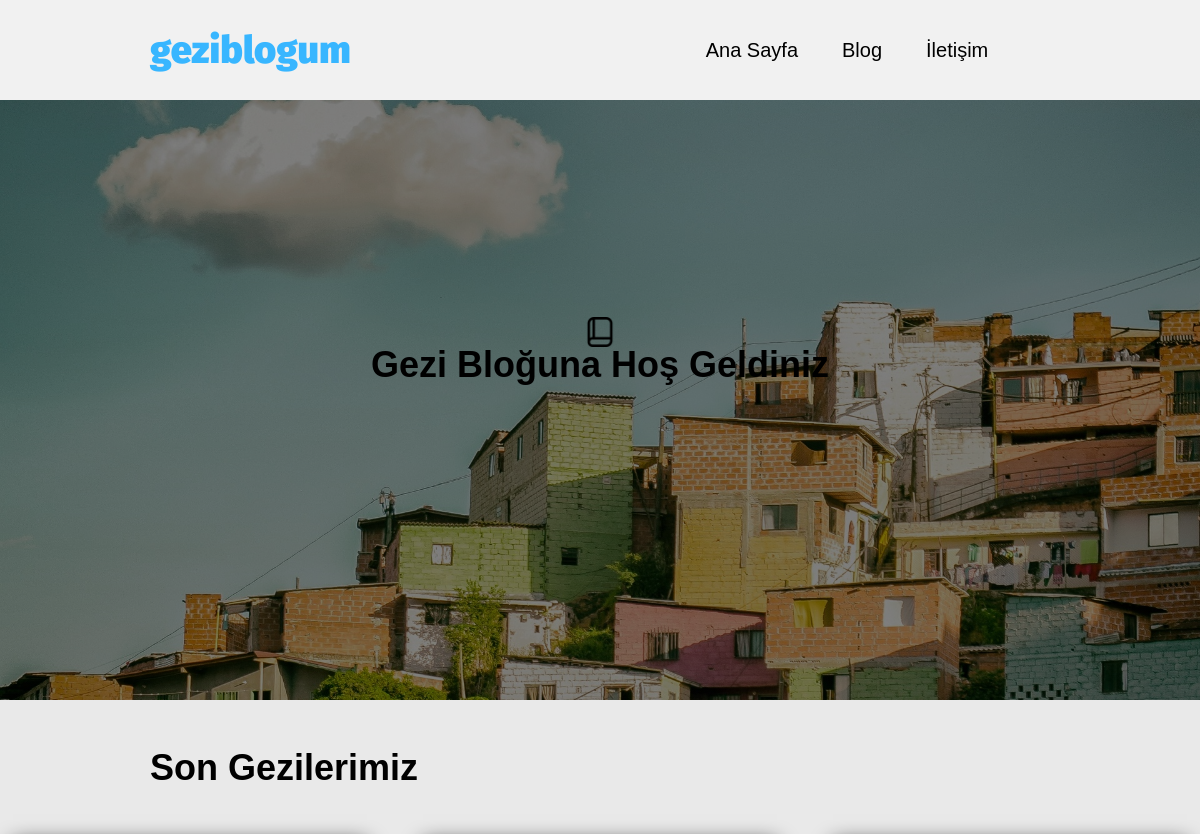
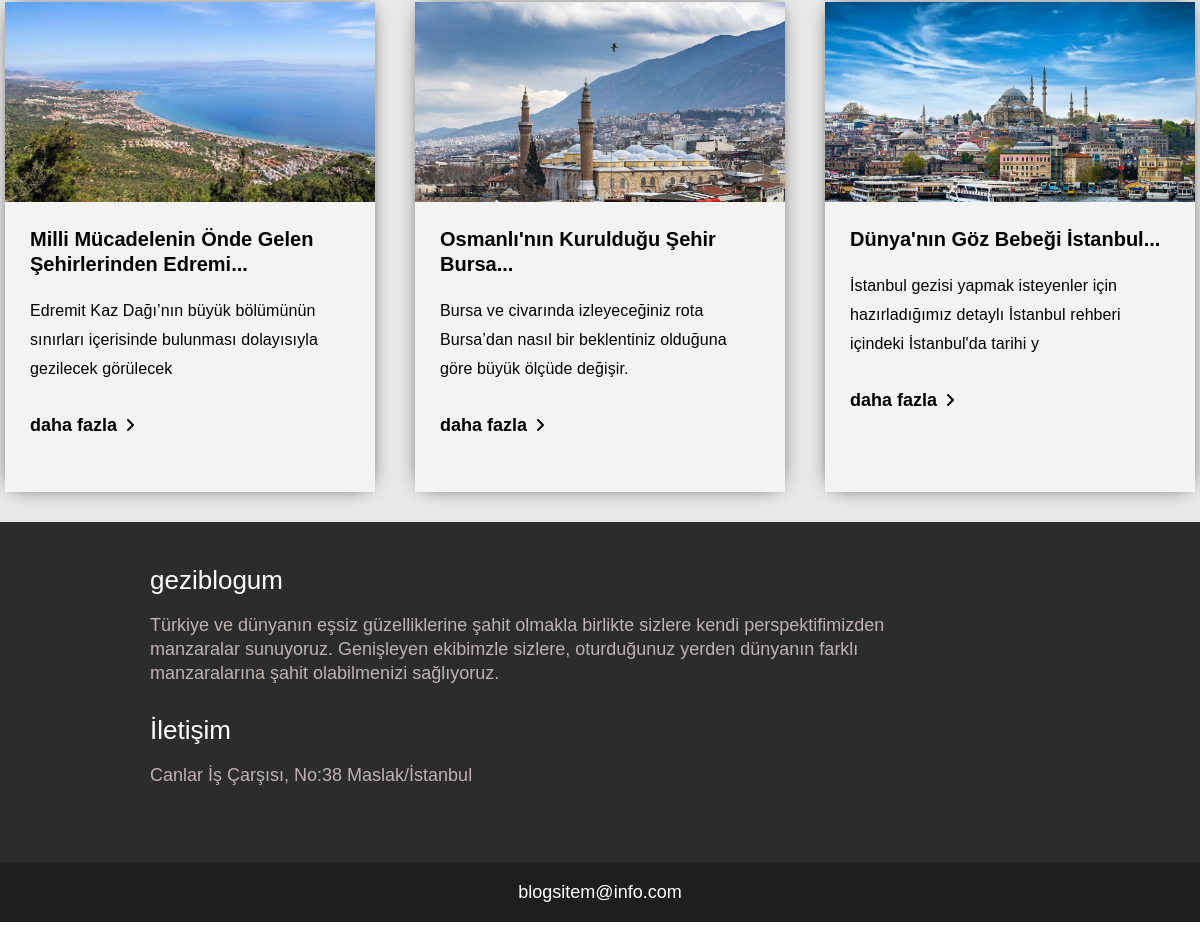
The page / on the database its author committed (2 pictures, top to bottom).
### tables this page shows
CREATE TABLE `blog` (
  `id` int(10) UNSIGNED NOT NULL,
  `header` varchar(150) NOT NULL,
  `content` longtext NOT NULL,
  `date` datetime NOT NULL,
  `file_name` varchar(100) NOT NULL
);

### index.php (the view, shortened to what this page needs)
<!doctype html>
<html lang="tr-TR">
<head>
    <link rel="stylesheet" href="assets/css/style.css">
</head>
<body>
<div class="wrapper">
    <div class="header-wrap">
        <div class="left-header-wrap">
            <a href="index.php"><h1 class="txt-logo">geziblogum</h1></a>
        </div>
        <div class="right-header-wrap">
            <nav class="nav">
                <a href="index.php">Ana Sayfa</a>
                <a href="blog.php">Blog</a>
                <a href="#footer">İletişim</a>
            </nav>
        </div>
    </div>
    <div class="main-wrap">
        <div class="intro">
            <img class="intro-icon" src="assets/images/book.png">
            <h2>Gezi Bloğuna Hoş Geldiniz</h2>
        </div>
        <div class="content">
            <h1>Son Gezilerimiz</h1>
            <div class="blog-content">
                <div class="blog-row">
                    <?php
                        include_once "panel/config.php";
                        $blogList = mysqli_query($connect, "SELECT * FROM blog ORDER BY id DESC LIMIT 3");
                        if ($blogList) {
                            $blogNum = mysqli_num_rows($blogList);
                            if ($blogNum > 0) {
                                while ($blogData = mysqli_fetch_assoc($blogList)) {
                                    $imagePath = "assets/images/blog/" . $blogData["file_name"];
                                    echo "<div class='blog-col'><a href='blog-view.php?id=" . $blogData['id'] . "'><div class='blog-bg'";
                                    echo 'style="background-image:url(\'' . $imagePath . '\');">';
                                    echo "</div></a><div class='blog-text-box'>";
                                    echo "<a href='blog-view.php?id=" . $blogData['id'] . "'><h3>" . substr(strip_tags($blogData["header"]), 0, 52) . "...</h3></a>";
                                    echo "<p class='excerpt'>" . substr(strip_tags($blogData["content"]), 0, 119);
                                    echo "</p><a href='blog-view.php?id=" . $blogData['id'] . "'><p class='read-more'>daha fazla</p></a></div></div>";
                                }
                            }
                        } else {
                            echo "Sorgu Hatası";
                        }
                    ?>
                </div>
            </div>
        </div>
        <footer class="footer" id="footer">
            <div class="top-footer">
                <div class="left-side">
                    <h3>geziblogum</h3>
                    <p>Türkiye ve dünyanın eşsiz güzelliklerine şahit olmakla birlikte sizlere kendi perspektifimizden manzaralar sunuyoruz. Genişleyen ekibimzle sizlere, oturduğunuz yerden dünyanın farklı manzaralarına şahit olabilmenizi sağlıyoruz.</p>
                </div>
                <div class="right-side">
                    <h3>İletişim</h3>
                    <p>Canlar İş Çarşısı, No:38 Maslak/İstanbul</p>
                </div>
            </div>
            <div class="bottom-footer">
                <p class="bottom-text">blogsitem@info.com</p>
            </div>
        </footer>
    </div>
</div>
</body>
</html>

### assets/css/style.css (style rules this page uses)
* { margin: 0; padding: 0; list-style: none; text-decoration: none; }
.wrapper { width: 100%; background-color: #faf2f2; }
.header-wrap { width: 100%; height: 100px; display: flex; align-items: center; background-color: #f1f1f1; position: fixed; z-index: 1; }
.left-header-wrap { width: 50%; padding-left: 150px; box-sizing: border-box; height: 100%; display: flex; align-items: center; }
.right-header-wrap { width: 50%; padding-left: 150px; height: 100%; display: flex; align-items: center; }
.txt-logo { font: 900 38px/1em 'Fira Sans', sans-serif; color: #38b6ff; user-select: none; display: flex; text-decoration: unset; }
.nav a { margin: 0 20px 0 20px; color: #000; font: 500 20px/1em 'Century Gothic', sans-serif; transition: all .3s; text-decoration: none; }
.main-wrap { width: 100%; }
.intro { height: 700px; background: linear-gradient(rgba(0,0,0,0.5), rgba(0,0,0,0.5)), url("../images/intro.jpg"); background-size: cover; display: flex; justify-content: center; align-items: center; flex-direction: column; background-position: 0% 20%; }
.intro h2 { font: 900 36px/1em 'Century Gothic', sans-serif; color: #000; -webkit-animation: focus-in-contract-bck 1.5s cubic-bezier(0.250, 0.460, 0.450, 0.940) both; animation: focus-in-contract-bck 1.5s cubic-bezier(0.250, 0.460, 0.450, 0.940) both; user-select: none; }
.intro-icon { width: 30px; -webkit-animation: focus-in-contract-bck 1.5s cubic-bezier(0.250, 0.460, 0.450, 0.940) both; animation: focus-in-contract-bck 1.5s cubic-bezier(0.250, 0.460, 0.450, 0.940) both; user-select: none; }
.content { width: 100%; float: left; background-color: #e9e9e9; padding-top: 50px; }
.content h1 { font: 900 36px/1em 'Century Gothic', sans-serif; margin-left: 150px; }
.content h1:after { content: " "; width: 60px; height: 3px; left: 152px; bottom: -50px; position: absolute; background-color: #1a1a1a; }
.blog-content { width: 100%; display: flex; justify-content: center; padding: 50px 0 30px; }
.blog-row { display: grid; gap: 40px; grid-template-columns: repeat(3, 1fr); }
.blog-col { width: 370px; height: 490px; background-color: #f3f3f3; -webkit-box-shadow: 0px 0px 20px -8px #000000; box-shadow: 0px 0px 20px -8px #000000; transition: all .2s ease; }
.blog-text-box { padding: 25px; height: 290px; }
.blog-bg { height: 200px; background-size: cover; }
.blog-text-box h3 { font: 600 20px/1.25em Arial, sans-serif; color: #000; margin: 0 0 1.25rem 0; text-decoration: none; }
.excerpt { font: 200 16px/1rem TrebucMS, sans-serif; letter-spacing: 0.1px; line-height: 1.8; color: #000; overflow: hidden; text-overflow: ellipsis; }
.read-more { font: 600 18px TrebucMS, sans-serif; color: #000; margin-top: 1.75em; }
.read-more:after { content: "\f105"; font: 600 16px FontAwesome, sans-serif; margin-left: 8px; }
.footer { width: 100%; height: 400px; background-color: #2c2c2c; float: left; }
.top-footer { width: 100%; height: 340px; float: left; box-sizing: border-box; padding: 50px 20px 0 150px; }
.bottom-footer { width: 100%; height: 60px; background-color: #1e1e1e; float: left; display: flex; justify-content: center; align-items: center; }
.left-side { width: 75%; height: 150px; }
.left-side h3 { font: 200 26px/1rem "Trebuchet MS", sans-serif; color: #fff; }
.left-side p { font: 200 18px/1.50rem "Trebuchet MS", sans-serif; margin-top: 25px; color: #beb2b2; }
.right-side { width: 75%; height: 150px; }
.right-side h3 { font: 200 26px/1rem "Trebuchet MS", sans-serif; color: #fff; }
.right-side p { font: 200 18px/1.50rem "Trebuchet MS", sans-serif; margin-top: 25px; color: #beb2b2; }
.bottom-footer p { font: 200 18px/1.50rem "Trebuchet MS", sans-serif; color: #fff; }

### rows shown on the page
blog: file_name (picture), header "Milli Mücadelenin Önde Gelen Şehirlerinden Edremi", content "Edremit Kaz Dağı’nın büyük bölümünün sınırları içerisinde bulunması dolayısıyla gezilecek görülecek"
blog: file_name (picture), header "Osmanlı'nın Kurulduğu Şehir Bursa", content "Bursa ve civarında izleyeceğiniz rota Bursa’dan nasıl bir beklentiniz olduğuna göre büyük ölçüde değişir."
blog: file_name (picture), header "Dünya'nın Göz Bebeği İstanbul", content "İstanbul gezisi yapmak isteyenler için hazırladığımız detaylı İstanbul rehberi içindeki İstanbul'da tarihi y"
